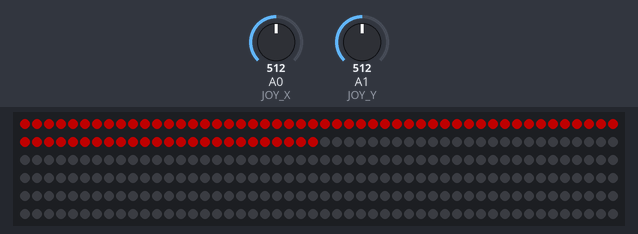
Bench run of a sketch on a simulated Arduino Uno, built with avr-gcc and run on an emulated ATmega328P. On the bench: 300 RGB LEDs in strip order, left to right, continuing on the next row. Inputs (shaded band) come from the test bench; at power-on: A0 (JOY_X) = 512, A1 (JOY_Y) = 512. Dim RGB values are drawn brighter than linear; random numbers use the default seed unless the sketch sets one.

Above: at 1.9 s.

Measured:
- what the display in image 0 shows lasts 0.6 s, from 1.8 s to 2.4 s

The sketch:

ledstrip.ino
```cpp
#include <FastLED.h>

#define LED_PIN       6
#define NUM_LEDS      300
#define LEDS_PER_SIDE 75
#define BRIGHTNESS    80

#define JOY_X   A0
#define JOY_Y   A1
#define JOY_SW  2

#define BOVEN   0
#define RECHTS  1
#define ONDER   2
#define LINKS   3

#define MAX_ROUNDS   20
#define SHOW_DELAY   600
#define PAUSE_DELAY  300
#define JOY_THRESH   400

CRGB leds[NUM_LEDS];

const CRGB kleur[4] = {
  CRGB::Red,
  CRGB::Yellow,
  CRGB::Blue,
  CRGB::Green
};

uint8_t reeks[MAX_ROUNDS];
uint8_t ronde = 0;

void zetZijdeAan(uint8_t richting, CRGB c) {
  int start = richting * LEDS_PER_SIDE;
  for (int i = start; i < start + LEDS_PER_SIDE; i++) leds[i] = c;
  FastLED.show();
}

void allesUit() {
  FastLED.clear(); FastLED.show();
}

void knipperRood() {
  for (uint8_t k = 0; k < 3; k++) {
    fill_solid(leds, NUM_LEDS, CRGB::Red);
    FastLED.show(); delay(300);
    allesUit(); delay(200);
  }
}

uint8_t leesRichting() {
  int x = analogRead(JOY_X);
  int y = analogRead(JOY_Y);
  if (y < JOY_THRESH)          return BOVEN;
  if (x > 1023 - JOY_THRESH)   return RECHTS;
  if (y > 1023 - JOY_THRESH)   return ONDER;
  if (x < JOY_THRESH)          return LINKS;
  return 255;
}

uint8_t wachtInvoer() {
  // Wacht eerst tot joystick terug in het midden is
  while (leesRichting() != 255) delay(20);

  uint8_t geselecteerd = 255;
  while (true) {
    uint8_t r = leesRichting();
    if (r != 255) {
      zetZijdeAan(r, kleur[r]);
      geselecteerd = r;
    } else {
      allesUit();
      geselecteerd = 255;
    }
    if (geselecteerd != 255 && digitalRead(JOY_SW) == LOW) {
      delay(50);
      while (digitalRead(JOY_SW) == LOW);
      allesUit();
      return geselecteerd;
    }
    delay(20);
  }
}

void toonReeks() {
  delay(800);
  for (uint8_t i = 0; i <= ronde; i++) {
    zetZijdeAan(reeks[i], kleur[reeks[i]]);
    delay(SHOW_DELAY);
    allesUit();
    delay(PAUSE_DELAY);
  }
};
void gewonnen() {
  for (uint8_t d = 0; d < 4; d++) {
    zetZijdeAan(d, kleur[d]); delay(200);
  }
  delay(2000); allesUit();
};
void setup() {
  FastLED.addLeds<WS2812B, LED_PIN, GRB>(leds, NUM_LEDS);
  FastLED.setBrightness(BRIGHTNESS);
  pinMode(JOY_SW, INPUT_PULLUP);
  randomSeed(analogRead(A2));
  allesUit();
  delay(1000);
};

void loop() {
  reeks[ronde] = random(4);
  toonReeks();

  for (uint8_t i = 0; i <= ronde; i++) {
    uint8_t invoer = wachtInvoer();
    if (invoer != reeks[i]) {
      knipperRood();
      ronde = 0;
      delay(1000);
      return;
    }
    zetZijdeAan(reeks[i], kleur[reeks[i]]);
    delay(200); allesUit(); delay(150);
  }

  ronde++;
  if (ronde >= MAX_ROUNDS) {
    gewonnen();
    ronde = 0;
  }
}
```
